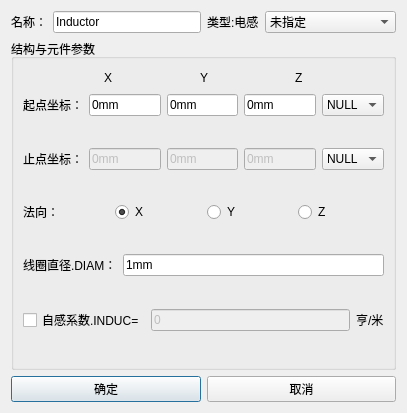
<?xml version="1.0" encoding="UTF-8"?>
<ui version="4.0">
 <class>Dialog_IndDlg</class>
 <widget class="QDialog" name="Dialog_IndDlg">
  <property name="windowModality">
   <enum>Qt::ApplicationModal</enum>
  </property>
  <property name="geometry">
   <rect>
    <x>0</x>
    <y>0</y>
    <width>407</width>
    <height>413</height>
   </rect>
  </property>
  <property name="minimumSize">
   <size>
    <width>0</width>
    <height>0</height>
   </size>
  </property>
  <property name="maximumSize">
   <size>
    <width>16777215</width>
    <height>16777215</height>
   </size>
  </property>
  <property name="windowTitle">
   <string>电感</string>
  </property>
  <layout class="QGridLayout" name="gridLayout">
   <item row="1" column="0">
    <spacer name="verticalSpacer">
     <property name="orientation">
      <enum>Qt::Vertical</enum>
     </property>
     <property name="sizeHint" stdset="0">
      <size>
       <width>20</width>
       <height>40</height>
      </size>
     </property>
    </spacer>
   </item>
   <item row="5" column="0">
    <spacer name="verticalSpacer_8">
     <property name="orientation">
      <enum>Qt::Vertical</enum>
     </property>
     <property name="sizeHint" stdset="0">
      <size>
       <width>20</width>
       <height>40</height>
      </size>
     </property>
    </spacer>
   </item>
   <item row="3" column="0">
    <widget class="QGroupBox" name="groupBox_Port">
     <property name="title">
      <string>结构与元件参数</string>
     </property>
     <layout class="QGridLayout" name="gridLayout_2">
      <item row="9" column="0">
       <spacer name="verticalSpacer_6">
        <property name="orientation">
         <enum>Qt::Vertical</enum>
        </property>
        <property name="sizeHint" stdset="0">
         <size>
          <width>20</width>
          <height>40</height>
         </size>
        </property>
       </spacer>
      </item>
      <item row="7" column="0">
       <spacer name="verticalSpacer_5">
        <property name="orientation">
         <enum>Qt::Vertical</enum>
        </property>
        <property name="sizeHint" stdset="0">
         <size>
          <width>20</width>
          <height>40</height>
         </size>
        </property>
       </spacer>
      </item>
      <item row="5" column="0">
       <spacer name="verticalSpacer_4">
        <property name="orientation">
         <enum>Qt::Vertical</enum>
        </property>
        <property name="sizeHint" stdset="0">
         <size>
          <width>20</width>
          <height>40</height>
         </size>
        </property>
       </spacer>
      </item>
      <item row="3" column="0">
       <spacer name="verticalSpacer_3">
        <property name="orientation">
         <enum>Qt::Vertical</enum>
        </property>
        <property name="sizeHint" stdset="0">
         <size>
          <width>20</width>
          <height>40</height>
         </size>
        </property>
       </spacer>
      </item>
      <item row="1" column="0">
       <layout class="QHBoxLayout" name="horizontalLayout_3">
        <item>
         <spacer name="horizontalSpacer">
          <property name="orientation">
           <enum>Qt::Horizontal</enum>
          </property>
          <property name="sizeHint" stdset="0">
           <size>
            <width>40</width>
            <height>20</height>
           </size>
          </property>
         </spacer>
        </item>
        <item>
         <widget class="QLabel" name="label_X">
          <property name="text">
           <string>X</string>
          </property>
         </widget>
        </item>
        <item>
         <spacer name="horizontalSpacer_2">
          <property name="orientation">
           <enum>Qt::Horizontal</enum>
          </property>
          <property name="sizeHint" stdset="0">
           <size>
            <width>40</width>
            <height>20</height>
           </size>
          </property>
         </spacer>
        </item>
        <item>
         <widget class="QLabel" name="label_Y">
          <property name="text">
           <string>Y</string>
          </property>
         </widget>
        </item>
        <item>
         <spacer name="horizontalSpacer_3">
          <property name="orientation">
           <enum>Qt::Horizontal</enum>
          </property>
          <property name="sizeHint" stdset="0">
           <size>
            <width>40</width>
            <height>20</height>
           </size>
          </property>
         </spacer>
        </item>
        <item>
         <widget class="QLabel" name="label_Z">
          <property name="text">
           <string>Z</string>
          </property>
         </widget>
        </item>
        <item>
         <spacer name="horizontalSpacer_4">
          <property name="orientation">
           <enum>Qt::Horizontal</enum>
          </property>
          <property name="sizeHint" stdset="0">
           <size>
            <width>40</width>
            <height>20</height>
           </size>
          </property>
         </spacer>
        </item>
       </layout>
      </item>
      <item row="2" column="0">
       <layout class="QHBoxLayout" name="horizontalLayout_start">
        <item>
         <widget class="QLabel" name="label_start">
          <property name="text">
           <string>起点坐标：</string>
          </property>
         </widget>
        </item>
        <item>
         <widget class="QLineEdit" name="LineEdit_start_x">
          <property name="text">
           <string>0mm</string>
          </property>
         </widget>
        </item>
        <item>
         <widget class="QLineEdit" name="LineEdit_start_y">
          <property name="text">
           <string>0mm</string>
          </property>
         </widget>
        </item>
        <item>
         <widget class="QLineEdit" name="LineEdit_start_z">
          <property name="text">
           <string>0mm</string>
          </property>
         </widget>
        </item>
        <item>
         <widget class="StyledComboBox" name="ComboBox_start">
          <property name="sizePolicy">
           <sizepolicy hsizetype="Expanding" vsizetype="Fixed">
            <horstretch>0</horstretch>
            <verstretch>0</verstretch>
           </sizepolicy>
          </property>
          <item>
           <property name="text">
            <string>NULL</string>
           </property>
          </item>
         </widget>
        </item>
       </layout>
      </item>
      <item row="6" column="0">
       <layout class="QHBoxLayout" name="horizontalLayout_2">
        <item>
         <widget class="QLabel" name="label">
          <property name="text">
           <string>法向：</string>
          </property>
         </widget>
        </item>
        <item>
         <widget class="QRadioButton" name="radioButton_x">
          <property name="text">
           <string>X</string>
          </property>
          <property name="checked">
           <bool>true</bool>
          </property>
         </widget>
        </item>
        <item>
         <widget class="QRadioButton" name="radioButton_y">
          <property name="text">
           <string>Y</string>
          </property>
         </widget>
        </item>
        <item>
         <widget class="QRadioButton" name="radioButton_z">
          <property name="text">
           <string>Z</string>
          </property>
         </widget>
        </item>
       </layout>
      </item>
      <item row="4" column="0">
       <layout class="QHBoxLayout" name="horizontalLayout_end">
        <item>
         <widget class="QLabel" name="label_end">
          <property name="text">
           <string>止点坐标：</string>
          </property>
         </widget>
        </item>
        <item>
         <widget class="QLineEdit" name="LineEdit_end_x">
          <property name="enabled">
           <bool>false</bool>
          </property>
          <property name="text">
           <string>0mm</string>
          </property>
         </widget>
        </item>
        <item>
         <widget class="QLineEdit" name="LineEdit_end_y">
          <property name="enabled">
           <bool>false</bool>
          </property>
          <property name="text">
           <string>0mm</string>
          </property>
         </widget>
        </item>
        <item>
         <widget class="QLineEdit" name="LineEdit_end_z">
          <property name="enabled">
           <bool>false</bool>
          </property>
          <property name="text">
           <string>0mm</string>
          </property>
         </widget>
        </item>
        <item>
         <widget class="StyledComboBox" name="ComboBox_end">
          <property name="sizePolicy">
           <sizepolicy hsizetype="Expanding" vsizetype="Fixed">
            <horstretch>0</horstretch>
            <verstretch>0</verstretch>
           </sizepolicy>
          </property>
          <item>
           <property name="text">
            <string>NULL</string>
           </property>
          </item>
         </widget>
        </item>
       </layout>
      </item>
      <item row="10" column="0">
       <layout class="QHBoxLayout" name="horizontalLayout_end_3">
        <item>
         <widget class="QCheckBox" name="checkBox_induc">
          <property name="text">
           <string>自感系数.INDUC=</string>
          </property>
         </widget>
        </item>
        <item>
         <widget class="QLineEdit" name="LineEdit_induc">
          <property name="enabled">
           <bool>false</bool>
          </property>
          <property name="text">
           <string>0</string>
          </property>
         </widget>
        </item>
        <item>
         <widget class="QLabel" name="label_5">
          <property name="text">
           <string>亨/米</string>
          </property>
         </widget>
        </item>
       </layout>
      </item>
      <item row="8" column="0">
       <layout class="QHBoxLayout" name="horizontalLayout_end_2">
        <item>
         <widget class="QLabel" name="label_end_2">
          <property name="text">
           <string>线圈直径.DIAM：</string>
          </property>
         </widget>
        </item>
        <item>
         <widget class="QLineEdit" name="LineEdit_diam">
          <property name="enabled">
           <bool>true</bool>
          </property>
          <property name="text">
           <string>1mm</string>
          </property>
         </widget>
        </item>
       </layout>
      </item>
      <item row="11" column="0">
       <spacer name="verticalSpacer_7">
        <property name="orientation">
         <enum>Qt::Vertical</enum>
        </property>
        <property name="sizeHint" stdset="0">
         <size>
          <width>20</width>
          <height>40</height>
         </size>
        </property>
       </spacer>
      </item>
     </layout>
    </widget>
   </item>
   <item row="0" column="0">
    <layout class="QHBoxLayout" name="horizontalLayout">
     <item>
      <layout class="QFormLayout" name="formLayout_2">
       <property name="fieldGrowthPolicy">
        <enum>QFormLayout::AllNonFixedFieldsGrow</enum>
       </property>
       <item row="0" column="0">
        <widget class="QLabel" name="Label_Name">
         <property name="text">
          <string>名称：</string>
         </property>
        </widget>
       </item>
       <item row="0" column="1">
        <widget class="QLineEdit" name="LineEdit_Name">
         <property name="text">
          <string>Inductor</string>
         </property>
        </widget>
       </item>
      </layout>
     </item>
     <item>
      <layout class="QFormLayout" name="formLayout">
       <property name="fieldGrowthPolicy">
        <enum>QFormLayout::AllNonFixedFieldsGrow</enum>
       </property>
       <item row="0" column="1">
        <widget class="StyledComboBox" name="ComboBox_Shadow">
         <property name="enabled">
          <bool>true</bool>
         </property>
         <property name="sizePolicy">
          <sizepolicy hsizetype="Expanding" vsizetype="Fixed">
           <horstretch>0</horstretch>
           <verstretch>0</verstretch>
          </sizepolicy>
         </property>
         <property name="maximumSize">
          <size>
           <width>16777215</width>
           <height>16777215</height>
          </size>
         </property>
         <property name="editable">
          <bool>false</bool>
         </property>
         <item>
          <property name="text">
           <string>未指定</string>
          </property>
         </item>
        </widget>
       </item>
       <item row="0" column="0">
        <widget class="QLabel" name="Label_Shadow">
         <property name="text">
          <string>类型:电感</string>
         </property>
        </widget>
       </item>
      </layout>
     </item>
    </layout>
   </item>
   <item row="4" column="0">
    <layout class="QHBoxLayout" name="horizontalLayout_10">
     <item>
      <widget class="QPushButton" name="pb_ok">
       <property name="text">
        <string>确定</string>
       </property>
      </widget>
     </item>
     <item>
      <widget class="QPushButton" name="pb_cancel">
       <property name="text">
        <string>取消</string>
       </property>
      </widget>
     </item>
    </layout>
   </item>
   <item row="2" column="0">
    <spacer name="verticalSpacer_2">
     <property name="orientation">
      <enum>Qt::Vertical</enum>
     </property>
     <property name="sizeHint" stdset="0">
      <size>
       <width>20</width>
       <height>40</height>
      </size>
     </property>
    </spacer>
   </item>
  </layout>
 </widget>
 <customwidgets>
  <customwidget>
   <class>StyledComboBox</class>
   <extends>QComboBox</extends>
   <header>StyledComboBox.h</header>
  </customwidget>
 </customwidgets>
 <tabstops>
  <tabstop>pb_ok</tabstop>
  <tabstop>pb_cancel</tabstop>
  <tabstop>LineEdit_Name</tabstop>
  <tabstop>ComboBox_Shadow</tabstop>
  <tabstop>LineEdit_start_x</tabstop>
  <tabstop>LineEdit_start_y</tabstop>
  <tabstop>LineEdit_start_z</tabstop>
  <tabstop>ComboBox_start</tabstop>
  <tabstop>LineEdit_end_x</tabstop>
  <tabstop>LineEdit_end_y</tabstop>
  <tabstop>LineEdit_end_z</tabstop>
  <tabstop>ComboBox_end</tabstop>
  <tabstop>radioButton_x</tabstop>
  <tabstop>radioButton_y</tabstop>
  <tabstop>radioButton_z</tabstop>
  <tabstop>LineEdit_diam</tabstop>
  <tabstop>checkBox_induc</tabstop>
  <tabstop>LineEdit_induc</tabstop>
 </tabstops>
 <resources/>
 <connections/>
</ui>
